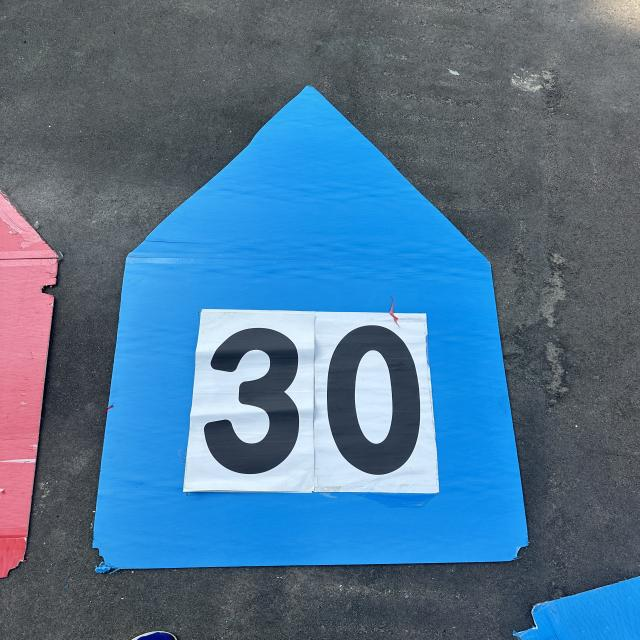
#> input picture 0807yolo_num/test/images/-_202408072032081_jpg.rf.0677a4fd0aca05c5151adadec52481e4.jpg, 640 x 640 px
$ python -i park.py   (imports and definitions only)
#> lines starting #> are read from the running program, lines starting #| are printed output that depends on the picture; after the words box and inside, x2 and y2 are one past the last pixel; in counts of white or black regions, pixels touching at a corner belong together
#> further down, picture is the input picture: shape (640, 640, 3); mean B, G, R 145.4, 115.5, 80.3
import numpy as np
import cv2
from scipy.optimize import fsolve
from detect_edge import *


# [184 lines left out: functions solve_equations, detect_save, add_dict, location_compare, find_mid, angle_between_edges and 2 more, not called in this run]


def rot(img):

    image = img
    gray = cv2.cvtColor(img, cv2.COLOR_BGR2GRAY)
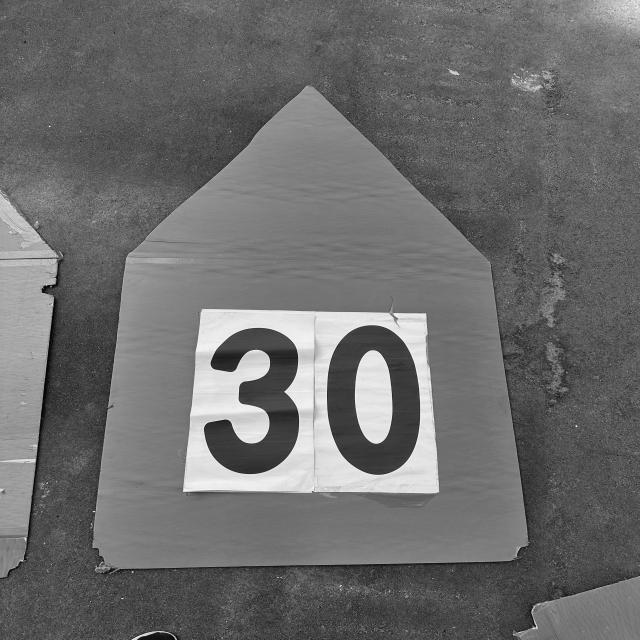
#> gray: shape (640, 640); min 0, max 252, mean 108.5

    cv2.imshow("Gray Image", gray)
    cv2.imwrite("image.jpg", gray)

    edges = cv2.Canny(gray, 50, 150)
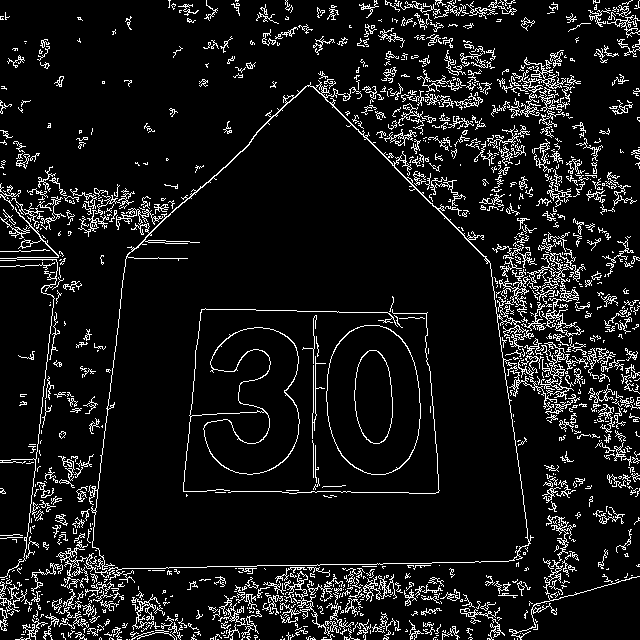
#> edges: shape (640, 640); 8.8% white in thin lines or dots

    contours, _ = cv2.findContours(edges, cv2.RETR_EXTERNAL, cv2.CHAIN_APPROX_SIMPLE)
#> contours = 1087 contours, 966 with area under 20; largest, box (x1, y1, x2, y2) and area: (326, 325, 421, 475) 11398, (183, 308, 398, 492) 8042, (56, 80, 534, 580) 961, (541, 248, 584, 337) 288, (540, 342, 578, 400) 229

    # 遍历所有轮廓并找到五边形
    for contour in contours:
        # 近似轮廓为多边形
        epsilon = 0.02 * cv2.arcLength(contour, True)
        approx = cv2.approxPolyDP(contour, epsilon, True)

        # 检查是否为五边形
        if len(approx) == 5:
            # 绘制多边形
            cv2.drawContours(img, [approx], 0, (0, 255, 0), 2)
            cv2.imshow("Detected Pentagon", img)
            cv2.imwrite("Detected P", img)
            cv2.waitKey(10)

            return approx  # 返回找到的五边形顶点
#> this loop made 63 passes
#> epsilon on passes 11, 12, 13, 14, 15, 16, 17, 19, 21, 23, 24, 25: 0.29, 0.177, 0.261, 0.205, 0.25, 0.193, 0.301, 0.306, 0.341, 0.951, 0.33, 0.523
#> (epsilon, approx) on passes 1 to 6: (0, [[437, 639]]), (0, [[435, 639]]), (0.04, [[280, 639], [281, 639]]), (0, [[259, 639]]), (0.04, [[217, 639], [218, 639]]), (0, [[129, 639]])
#> img: shape (640, 640, 3); 0.01% of pixels changed, all inside (x1, y1, x2, y2) = (532, 623, 539, 631)

    if approx is None:
        raise KeyError
    # 找到两个直角边
    edge1, edge2 = find_right_angle_edges(approx.reshape(-1, 2))

    # 计算旋转角度
    # [4 lines left out: function angle_between_points, not called in this run]

    angle1 = angle_between_points(edge1[0], edge1[1])
    angle2 = angle_between_points(edge2[0], edge2[1])
    angle = (angle1 + angle2) / 2  # 计算平均角度

    # 计算旋转矩阵
    center = (image.shape[1] // 2, image.shape[0] // 2)
    rotation_matrix = cv2.getRotationMatrix2D(center, -angle, 1.0)

    # 旋转图像
    rotated_image = cv2.warpAffine(
        image,
        rotation_matrix,
        (image.shape[1], image.shape[0]),
        flags=cv2.INTER_LINEAR,
    )

    return rotated_image


# [9 lines left out: function convert, not called in this run]

>>> import cv2
>>> picture = cv2.imread('../0807yolo_num/test/images/-_202408072032081_jpg.rf.0677a4fd0aca05c5151adadec52481e4.jpg')
>>> result = rot(picture)
#> result = [[537, 624], [537, 628], [536, 629], [533, 629], [537, 629]]

$ run again, on 0807yolo_num/test/images/2_jpg.rf.ce59a31923cfecee9f1b414019be9956.jpg
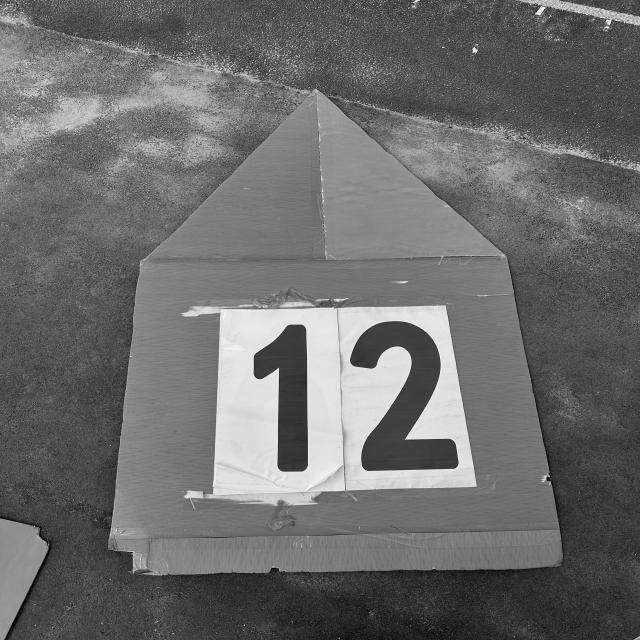
#> input picture 0807yolo_num/test/images/2_jpg.rf.ce59a31923cfecee9f1b414019be9956.jpg, 640 x 640 px
#> picture is the input picture: shape (640, 640, 3); min 0, max 255, mean 107.9
#> in rot, `edges = cv2.Canny(gray, 50, 150)`:
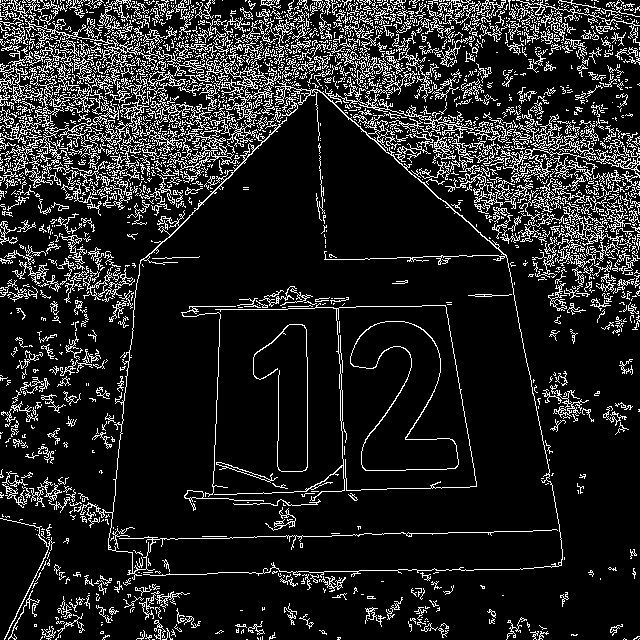
#> edges: shape (640, 640); 13.6% white in thin lines or dots
#> contours = 2023 contours, 1821 with area under 20; largest, box (x1, y1, x2, y2) and area: (350, 321, 459, 471) 8194, (143, 80, 563, 578) 655, (500, 114, 640, 190) 602, (7, 0, 206, 76) 496, (530, 213, 608, 256) 446
#> the loop in rot, `for contour in contours:` made 10 passes
#> (epsilon, approx) on passes 1, 2, 3, 6, 7, 9: (0.04, [[246, 639], [247, 639]]), (0.08, [[152, 639], [154, 639]]), (0.0566, [[639, 638], [638, 639]]), (0.08, [[260, 637], [260, 639]]), (0.0966, [[257, 637], [257, 638], [258, 639], [258, 638]]), (0.12, [[262, 636], [262, 639]])
#> result = [[42, 636], [41, 637], [41, 638], [40, 639], [42, 637]]
